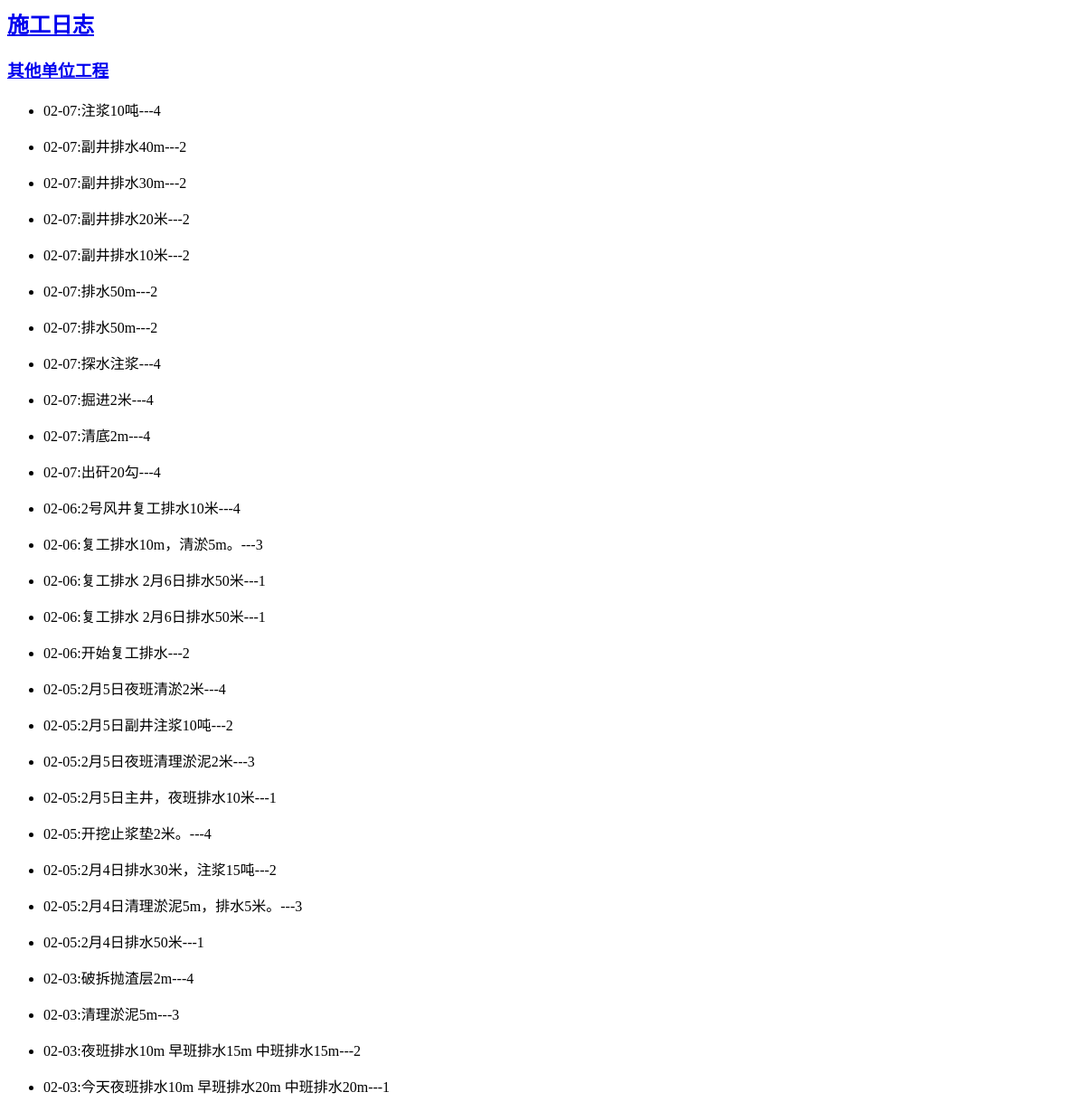
/entries/, run on an earlier commit of the app's database.
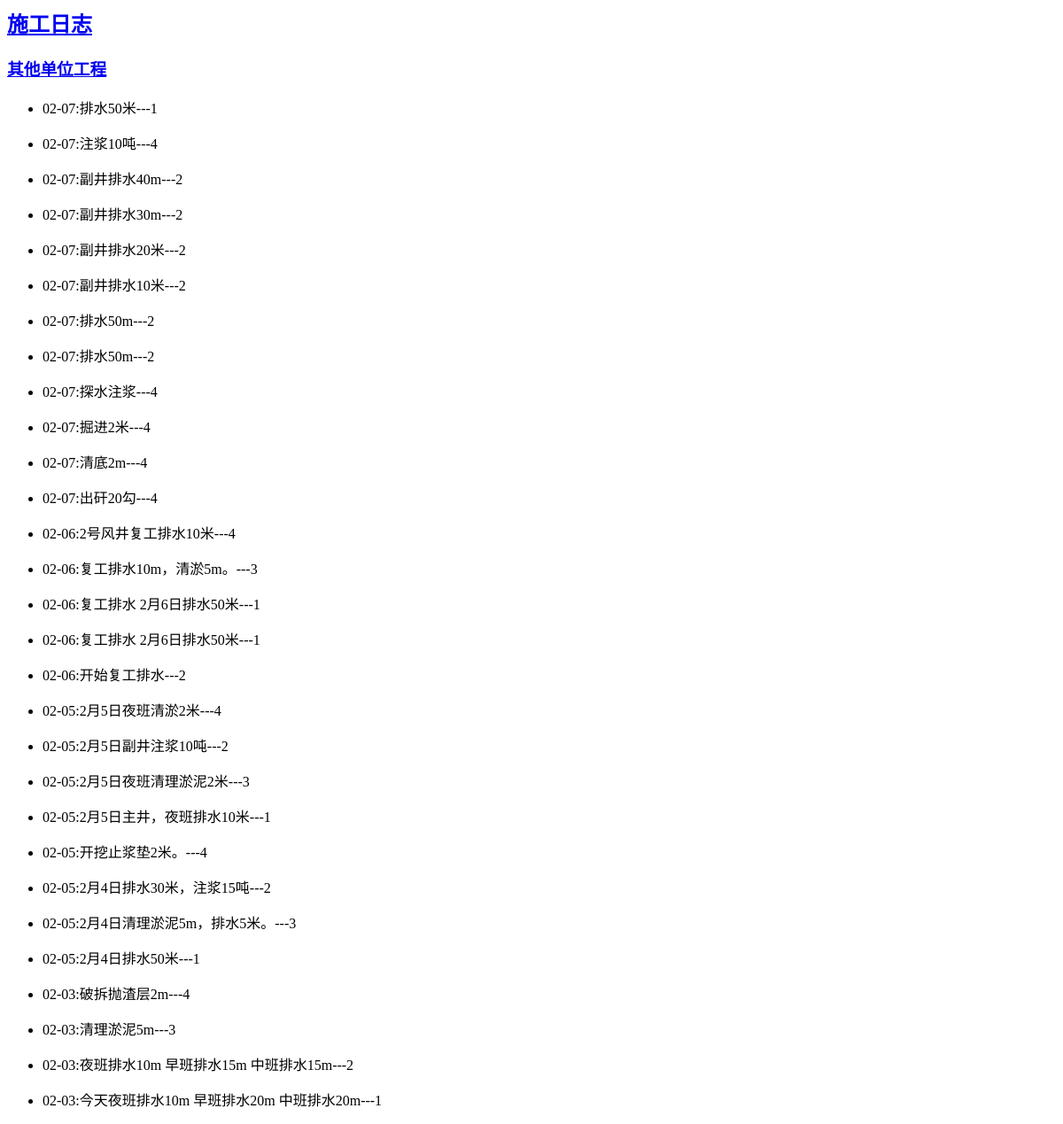
And on a later commit of the database.
### note/models.py (models this page shows)
class Entry(models.Model):
    topic = models .ForeignKey(Topic, on_delete=models.CASCADE)
    text = models.TextField()
    date_added = models .DateTimeField(default=timezone.now)
    class Meta:
        verbose_name_plural = '施工日志'

### note/views.py (the view)
# urls.py: path('entries/', views.entries, name='entries'),
def entries(request):
    entries = Entry.objects.order_by('-date_added')
    context = {'entries': entries}
    return render(request, 'note/entries.html', context)

### note/templates/note/entries.html
{% extends "note/base.html" %}
{% block content %}
<ul>
  {% for entry in entries %}
    <li>
	<p>{{entry.date_added|date:'m-d'}}:{{ entry.text }}---{{entry.topic_id }}</p>
	</li>
  {% empty %}
    <li>请按时填报施工日志</li>
  {% endfor %}
</ul>
{% endblock content %}

What changed in the data, as far as the page shows it:
added Entry: date_added "02-07", text "排水50米", topic_id "1"
